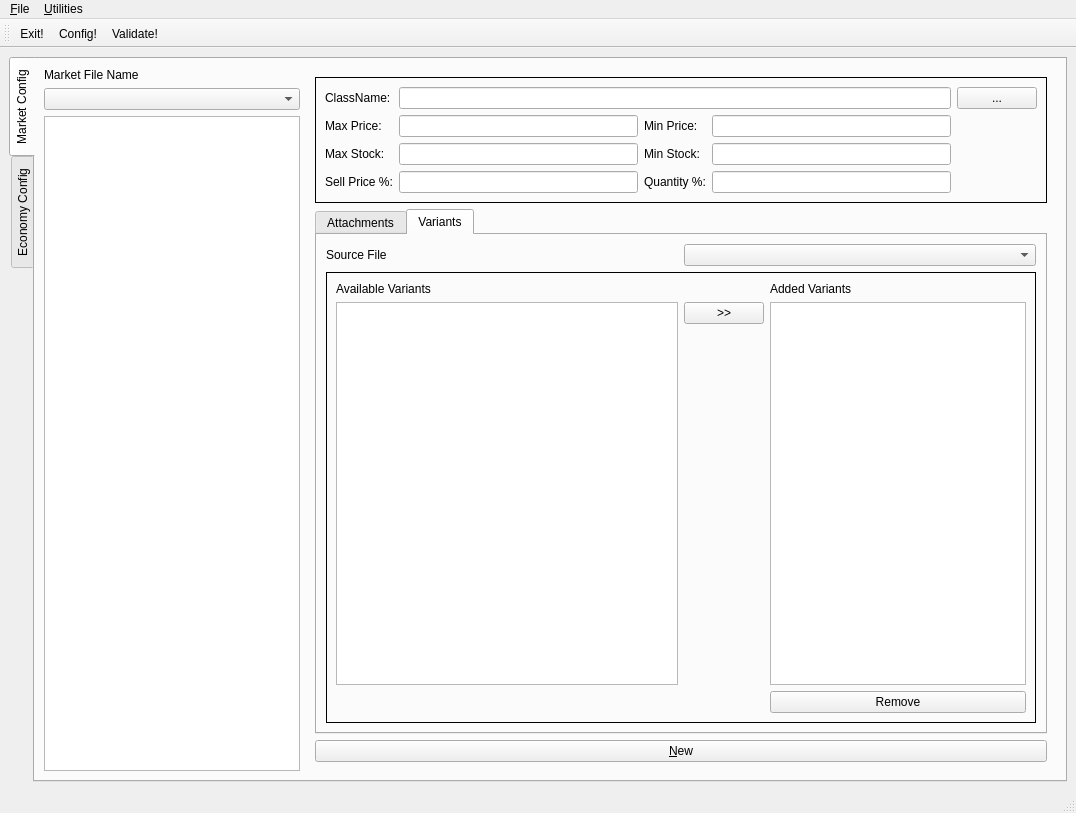
<?xml version="1.0" encoding="UTF-8"?>
<ui version="4.0">
 <class>MainWindow</class>
 <widget class="QMainWindow" name="MainWindow">
  <property name="geometry">
   <rect>
    <x>0</x>
    <y>0</y>
    <width>1076</width>
    <height>813</height>
   </rect>
  </property>
  <property name="windowTitle">
   <string>MainWindow</string>
  </property>
  <widget class="QWidget" name="centralwidget">
   <layout class="QGridLayout" name="gridLayout">
    <item row="0" column="0">
     <widget class="QTabWidget" name="tabWidget">
      <property name="tabPosition">
       <enum>QTabWidget::West</enum>
      </property>
      <property name="currentIndex">
       <number>0</number>
      </property>
      <widget class="QWidget" name="tab_market_config">
       <attribute name="title">
        <string>Market Config</string>
       </attribute>
       <layout class="QGridLayout" name="gridLayout_4">
        <item row="0" column="0">
         <widget class="QLabel" name="label_13">
          <property name="text">
           <string>Market File Name</string>
          </property>
         </widget>
        </item>
        <item row="0" column="1" rowspan="3">
         <widget class="QWidget" name="widget" native="true">
          <layout class="QGridLayout" name="gridLayout_6">
           <item row="0" column="0">
            <widget class="QFrame" name="frame">
             <property name="frameShape">
              <enum>QFrame::Box</enum>
             </property>
             <layout class="QGridLayout" name="gridLayout_2">
              <item row="0" column="1">
               <widget class="QLabel" name="label_className">
                <property name="text">
                 <string>ClassName:</string>
                </property>
               </widget>
              </item>
              <item row="2" column="2">
               <widget class="QLineEdit" name="lineEdit_maxstock"/>
              </item>
              <item row="1" column="2">
               <widget class="QLineEdit" name="lineEdit_maxprice"/>
              </item>
              <item row="0" column="2" colspan="3">
               <widget class="QLineEdit" name="lineEdit_classname"/>
              </item>
              <item row="3" column="4">
               <widget class="QLineEdit" name="lineEdit_quantitypercent"/>
              </item>
              <item row="3" column="3">
               <widget class="QLabel" name="label_6">
                <property name="text">
                 <string>Quantity %:</string>
                </property>
               </widget>
              </item>
              <item row="1" column="3">
               <widget class="QLabel" name="label_minprice">
                <property name="text">
                 <string>Min Price:</string>
                </property>
               </widget>
              </item>
              <item row="3" column="2">
               <widget class="QLineEdit" name="lineEdit_sellpricepercent"/>
              </item>
              <item row="0" column="5">
               <widget class="QPushButton" name="pushButton_searchclasses">
                <property name="text">
                 <string>...</string>
                </property>
               </widget>
              </item>
              <item row="3" column="1">
               <widget class="QLabel" name="label_sellpricepercent">
                <property name="text">
                 <string>Sell Price %:</string>
                </property>
               </widget>
              </item>
              <item row="1" column="4">
               <widget class="QLineEdit" name="lineEdit_minprice"/>
              </item>
              <item row="2" column="3">
               <widget class="QLabel" name="label_5">
                <property name="text">
                 <string>Min Stock:</string>
                </property>
               </widget>
              </item>
              <item row="1" column="1">
               <widget class="QLabel" name="label_maxprice">
                <property name="text">
                 <string>Max Price:</string>
                </property>
               </widget>
              </item>
              <item row="2" column="4">
               <widget class="QLineEdit" name="lineEdit_minstock"/>
              </item>
              <item row="2" column="1">
               <widget class="QLabel" name="label_maxstock">
                <property name="text">
                 <string>Max Stock:</string>
                </property>
               </widget>
              </item>
             </layout>
            </widget>
           </item>
           <item row="1" column="0">
            <widget class="QTabWidget" name="tabWidget">
             <property name="currentIndex">
              <number>1</number>
             </property>
             <widget class="QWidget" name="tabWidgetPage_attachments" native="true">
              <attribute name="title">
               <string>Attachments</string>
              </attribute>
              <layout class="QGridLayout" name="gridLayout_8">
               <item row="0" column="0">
                <layout class="QHBoxLayout" name="horizontalLayout_5">
                 <item>
                  <widget class="QLabel" name="label_sourceattachfile">
                   <property name="sizePolicy">
                    <sizepolicy hsizetype="Preferred" vsizetype="Minimum">
                     <horstretch>0</horstretch>
                     <verstretch>0</verstretch>
                    </sizepolicy>
                   </property>
                   <property name="maximumSize">
                    <size>
                     <width>16777215</width>
                     <height>61</height>
                    </size>
                   </property>
                   <property name="text">
                    <string>Source File</string>
                   </property>
                  </widget>
                 </item>
                 <item>
                  <widget class="QComboBox" name="comboBox_attachfile_source"/>
                 </item>
                </layout>
               </item>
               <item row="1" column="0">
                <widget class="QFrame" name="frame_attachments">
                 <property name="frameShape">
                  <enum>QFrame::Panel</enum>
                 </property>
                 <property name="lineWidth">
                  <number>1</number>
                 </property>
                 <layout class="QGridLayout" name="gridLayout_3">
                  <item row="0" column="0">
                   <widget class="QLabel" name="label_availattach">
                    <property name="text">
                     <string>Available Attachments</string>
                    </property>
                   </widget>
                  </item>
                  <item row="0" column="2">
                   <widget class="QLabel" name="label_addedattach">
                    <property name="text">
                     <string>Added Attachments</string>
                    </property>
                   </widget>
                  </item>
                  <item row="1" column="0">
                   <widget class="QListWidget" name="listWidget_attachments_available"/>
                  </item>
                  <item row="1" column="1" alignment="Qt::AlignTop">
                   <widget class="QPushButton" name="pushButton_attachment_add">
                    <property name="text">
                     <string>&gt;&gt;</string>
                    </property>
                   </widget>
                  </item>
                  <item row="1" column="2">
                   <widget class="QListWidget" name="listWidget_attachments_added">
                    <property name="sizePolicy">
                     <sizepolicy hsizetype="Fixed" vsizetype="Expanding">
                      <horstretch>0</horstretch>
                      <verstretch>0</verstretch>
                     </sizepolicy>
                    </property>
                   </widget>
                  </item>
                  <item row="2" column="2">
                   <widget class="QPushButton" name="pushButton_attachment_remove">
                    <property name="text">
                     <string>Remove</string>
                    </property>
                   </widget>
                  </item>
                 </layout>
                </widget>
               </item>
              </layout>
             </widget>
             <widget class="QWidget" name="tabWidgetPage_variants" native="true">
              <attribute name="title">
               <string>Variants</string>
              </attribute>
              <layout class="QGridLayout" name="gridLayout_7">
               <item row="1" column="0">
                <widget class="QFrame" name="frame_variants">
                 <property name="frameShape">
                  <enum>QFrame::Panel</enum>
                 </property>
                 <property name="lineWidth">
                  <number>1</number>
                 </property>
                 <layout class="QGridLayout" name="gridLayout_5">
                  <item row="0" column="0">
                   <widget class="QLabel" name="label_availvariants">
                    <property name="text">
                     <string>Available Variants</string>
                    </property>
                   </widget>
                  </item>
                  <item row="0" column="2">
                   <widget class="QLabel" name="label_addedvariants">
                    <property name="text">
                     <string>Added Variants</string>
                    </property>
                   </widget>
                  </item>
                  <item row="1" column="0">
                   <widget class="QListWidget" name="listWidget_variants_available"/>
                  </item>
                  <item row="1" column="1" alignment="Qt::AlignTop">
                   <widget class="QPushButton" name="pushButton_variants_add">
                    <property name="text">
                     <string>&gt;&gt;</string>
                    </property>
                   </widget>
                  </item>
                  <item row="1" column="2">
                   <widget class="QListWidget" name="listWidget_variants_added">
                    <property name="sizePolicy">
                     <sizepolicy hsizetype="Fixed" vsizetype="Expanding">
                      <horstretch>0</horstretch>
                      <verstretch>0</verstretch>
                     </sizepolicy>
                    </property>
                   </widget>
                  </item>
                  <item row="2" column="2">
                   <widget class="QPushButton" name="pushButton_variants_remove">
                    <property name="text">
                     <string>Remove</string>
                    </property>
                   </widget>
                  </item>
                 </layout>
                </widget>
               </item>
               <item row="0" column="0">
                <layout class="QHBoxLayout" name="horizontalLayout_6">
                 <item>
                  <widget class="QLabel" name="label_sourcevariantsfile">
                   <property name="sizePolicy">
                    <sizepolicy hsizetype="Preferred" vsizetype="Minimum">
                     <horstretch>0</horstretch>
                     <verstretch>0</verstretch>
                    </sizepolicy>
                   </property>
                   <property name="maximumSize">
                    <size>
                     <width>16777215</width>
                     <height>61</height>
                    </size>
                   </property>
                   <property name="text">
                    <string>Source File</string>
                   </property>
                  </widget>
                 </item>
                 <item>
                  <widget class="QComboBox" name="comboBox_variantsfile_source"/>
                 </item>
                </layout>
               </item>
              </layout>
             </widget>
            </widget>
           </item>
           <item row="2" column="0">
            <widget class="QPushButton" name="pushButton_newitem">
             <property name="text">
              <string>&amp;New</string>
             </property>
            </widget>
           </item>
          </layout>
         </widget>
        </item>
        <item row="1" column="0">
         <widget class="QComboBox" name="comboBox_market_filename"/>
        </item>
        <item row="2" column="0">
         <widget class="QTreeView" name="treeView">
          <property name="sizePolicy">
           <sizepolicy hsizetype="Maximum" vsizetype="Expanding">
            <horstretch>0</horstretch>
            <verstretch>0</verstretch>
           </sizepolicy>
          </property>
         </widget>
        </item>
       </layout>
      </widget>
      <widget class="QWidget" name="tab_economy_config">
       <attribute name="title">
        <string>Economy Config</string>
       </attribute>
       <widget class="QLabel" name="label_comingsoon">
        <property name="geometry">
         <rect>
          <x>360</x>
          <y>300</y>
          <width>321</width>
          <height>71</height>
         </rect>
        </property>
        <property name="text">
         <string>&lt;html&gt;&lt;head/&gt;&lt;body&gt;&lt;p&gt;&lt;span style=&quot; font-size:48pt; color:#e1be00;&quot;&gt;Coming Soon&lt;/span&gt;&lt;/p&gt;&lt;/body&gt;&lt;/html&gt;</string>
        </property>
       </widget>
      </widget>
     </widget>
    </item>
   </layout>
  </widget>
  <widget class="QStatusBar" name="statusbar"/>
  <widget class="QToolBar" name="toolBar">
   <property name="windowTitle">
    <string>toolBar</string>
   </property>
   <property name="movable">
    <bool>true</bool>
   </property>
   <attribute name="toolBarArea">
    <enum>TopToolBarArea</enum>
   </attribute>
   <attribute name="toolBarBreak">
    <bool>false</bool>
   </attribute>
   <addaction name="actionExit"/>
   <addaction name="actionConfig"/>
   <addaction name="action_Validate"/>
  </widget>
  <widget class="QMenuBar" name="menuBar">
   <property name="geometry">
    <rect>
     <x>0</x>
     <y>0</y>
     <width>1076</width>
     <height>24</height>
    </rect>
   </property>
   <widget class="QMenu" name="menu_File">
    <property name="title">
     <string>&amp;File</string>
    </property>
    <addaction name="actionExit"/>
   </widget>
   <widget class="QMenu" name="menu_Config">
    <property name="title">
     <string>&amp;Utilities</string>
    </property>
    <addaction name="actionConfig"/>
    <addaction name="action_Validate"/>
   </widget>
   <addaction name="menu_File"/>
   <addaction name="menu_Config"/>
  </widget>
  <action name="actionExit">
   <property name="icon">
    <iconset>
     <normaloff>../resources/cross-script.png</normaloff>../resources/cross-script.png</iconset>
   </property>
   <property name="text">
    <string>E&amp;xit!</string>
   </property>
  </action>
  <action name="actionConfig">
   <property name="icon">
    <iconset>
     <normaloff>../resources/blue-folder--pencil.png</normaloff>../resources/blue-folder--pencil.png</iconset>
   </property>
   <property name="text">
    <string>Config!</string>
   </property>
   <property name="toolTip">
    <string>Set Application Configuration</string>
   </property>
  </action>
  <action name="action_Validate">
   <property name="icon">
    <iconset>
     <normaloff>../resources/chart-up-color.png</normaloff>../resources/chart-up-color.png</iconset>
   </property>
   <property name="text">
    <string>&amp;Validate!</string>
   </property>
   <property name="toolTip">
    <string>Validate Configurations!</string>
   </property>
  </action>
 </widget>
 <tabstops>
  <tabstop>comboBox_market_filename</tabstop>
  <tabstop>treeView</tabstop>
  <tabstop>lineEdit_classname</tabstop>
  <tabstop>pushButton_searchclasses</tabstop>
  <tabstop>lineEdit_maxprice</tabstop>
  <tabstop>lineEdit_minprice</tabstop>
  <tabstop>lineEdit_maxstock</tabstop>
  <tabstop>lineEdit_minstock</tabstop>
  <tabstop>lineEdit_sellpricepercent</tabstop>
  <tabstop>lineEdit_quantitypercent</tabstop>
  <tabstop>tabWidget</tabstop>
  <tabstop>comboBox_attachfile_source</tabstop>
  <tabstop>listWidget_attachments_available</tabstop>
  <tabstop>pushButton_attachment_add</tabstop>
  <tabstop>listWidget_attachments_added</tabstop>
  <tabstop>pushButton_attachment_remove</tabstop>
  <tabstop>comboBox_variantsfile_source</tabstop>
  <tabstop>listWidget_variants_available</tabstop>
  <tabstop>pushButton_variants_add</tabstop>
  <tabstop>listWidget_variants_added</tabstop>
  <tabstop>pushButton_variants_remove</tabstop>
  <tabstop>pushButton_newitem</tabstop>
  <tabstop>tabWidget</tabstop>
 </tabstops>
 <resources/>
 <connections/>
</ui>
